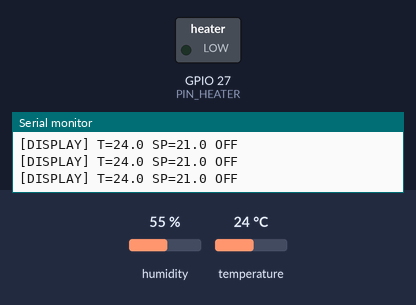
Bench run of a program on a simulated ESP32. Shown: switched loads named in the program (green lamp = pin HIGH), the last lines printed to the serial monitor. Wiring (inferred from the names in the program): AHT10/20 sensor at I2C address 0x38. Inputs (shaded band) come from the test bench; at power-on: temperature 24 °C, humidity 55 %.

Above: at 4.8 s.
4.9 s: temperature set to 20.8 °C
7.9 s: temperature set to 19.9 °C
At 9.3 s:
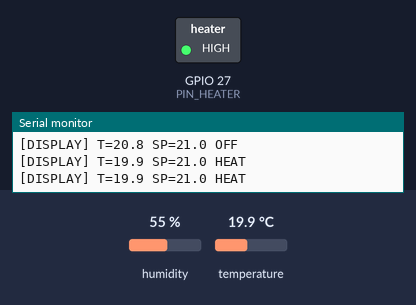
10.9 s: temperature set to 20.7 °C
13.9 s: temperature set to 21.8 °C
At 15.0 s:
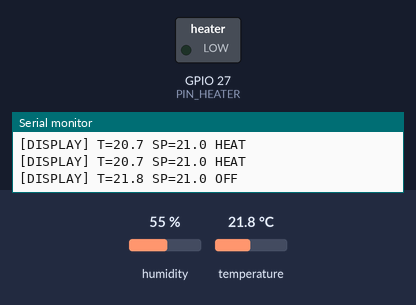
16.9 s: temperature set to 12 °C
At 19.3 s:
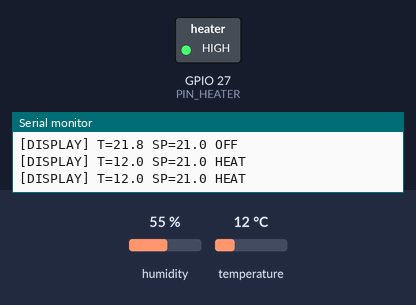
Timing chart, 0 to 20.8 s (numbered marks = the images above; inputs shaded):
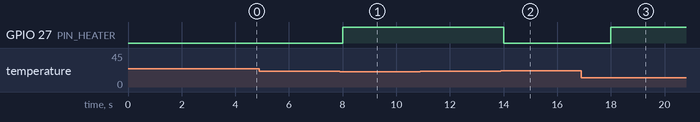

Measured:
- the behaviour switches between 20.5 and 20.4 °C on temperature (found by bisection; images 0 and 1)
- the behaviour switches between 21.4 and 21.5 °C on temperature (found by bisection; images 1 and 2)
- after the input at 7.9 s, GPIO 27 (PIN_HEATER): LOW → HIGH after 0.10 s
- after the input at 13.9 s, GPIO 27 (PIN_HEATER): HIGH → LOW after 0.10 s
- after the input at 16.9 s, GPIO 27 (PIN_HEATER): LOW → HIGH after 1.1 s

The program:

main.cpp
```cpp
/*
 * Homework 20 - Automation logic: sensor + feedback.
 *
 * AHT10 (I2C) + a heater actuator (MOSFET on GP27). The board keeps the
 * temperature inside a band around a setpoint by switching the heater.
 *
 * Non-blocking: all timing via millis(); no delay() in loop().
 *
 * The thermostat uses a named band constant and a fail-safe: if the sensor
 * stops answering, the heater is turned OFF and the fault is reported on
 * Serial and on the Nokia 5110 display.
 *
 * Wiring:
 *   AHT10  SDA GP4, SCL GP5
 *   Heater GP27 via MOSFET
 *   Nokia 5110: RST GP21, CE GP17, DC GP20, DIN GP19, CLK GP18
 */

#include <Arduino.h>
#include <Wire.h>
#include <stdint.h>
#include <stdio.h>

// ==================== Pins ====================
static const uint8_t PIN_AHT_SDA = 4;
static const uint8_t PIN_AHT_SCL = 5;
static const uint8_t PIN_HEATER  = 27;

// Nokia 5110 (software SPI)
static const uint8_t PIN_LCD_RST = 21;
static const uint8_t PIN_LCD_CE  = 17;
static const uint8_t PIN_LCD_DC  = 20;
static const uint8_t PIN_LCD_DIN = 19;
static const uint8_t PIN_LCD_CLK = 18;

// ==================== Thermostat constants ====================
static const float SP_MIN_C = 15.0f;
static const float SP_MAX_C = 30.0f;
static const float SP_DEFAULT_C = 21.0f;
static const float BAND_C = 0.5f;          // dead band
static const uint32_t SAMPLE_MS = 2000;    // sensor read period
static const uint32_t DISPLAY_MS = 1000;   // screen refresh period

// ==================== State ====================
enum class HeaterState : uint8_t { OFF, ON, FAULT };
static HeaterState heater = HeaterState::OFF;
static float setpoint_c = SP_DEFAULT_C;
static float temp_c = 0.0f;
static bool sensor_ok = false;

// ==================== AHT10 (minimal, no library) ====================
static bool ahtWrite(uint8_t cmd, const uint8_t *data, size_t n) {
    Wire.beginTransmission(0x38);
    Wire.write(cmd);
    for (size_t i = 0; i < n; i++) Wire.write(data[i]);
    return Wire.endTransmission() == 0;
}

static bool ahtInit() {
    // Soft reset
    ahtWrite(0xBA, NULL, 0);
    // Calibrate
    uint8_t cal[3] = {0x08, 0x00, 0x00};
    return ahtWrite(0xBE, cal, 3);
}

static bool ahtRead(float *t, float *h) {
    // Trigger measurement
    uint8_t trig[3] = {0x33, 0x00, 0x00};
    if (!ahtWrite(0xAC, trig, 3)) return false;
    // Non-blocking wait handled by caller; here we poll briefly
    // (in real code, schedule this via millis)
    for (int i = 0; i < 100; i++) {
        Wire.beginTransmission(0x38);
        if (Wire.endTransmission() != 0) return false;
        Wire.requestFrom(0x38, (uint8_t)7);
        if (Wire.available() >= 7) {
            uint8_t b[7];
            for (int j = 0; j < 7; j++) b[j] = Wire.read();
            if ((b[0] & 0x80) == 0) {
                uint32_t raw_h = ((uint32_t)b[1] << 12) | ((uint32_t)b[2] << 4) | (b[3] >> 4);
                uint32_t raw_t = (((uint32_t)b[3] & 0x0F) << 16) | ((uint32_t)b[4] << 8) | b[5];
                *h = (float)raw_h * 100.0f / 1048576.0f;
                *t = (float)raw_t * 200.0f / 1048576.0f - 50.0f;
                return true;
            }
        }
        // Small spin; real code would yield
        for (volatile int k = 0; k < 1000; k++) {}
    }
    return false;
}

// ==================== Heater control ====================
static void heaterOn()  { digitalWrite(PIN_HEATER, HIGH); heater = HeaterState::ON; }
static void heaterOff() { digitalWrite(PIN_HEATER, LOW);  heater = HeaterState::OFF; }

// ==================== Display stub ====================
static void displayUpdate(float t, float sp, HeaterState st) {
    Serial.printf("[DISPLAY] T=%.1f SP=%.1f %s\n",
                  t, sp,
                  st == HeaterState::ON ? "HEAT" :
                  st == HeaterState::FAULT ? "FAULT" : "OFF");
}

// ==================== Setup ====================
void setup() {
    Serial.begin(115200);
    pinMode(PIN_HEATER, OUTPUT);
    digitalWrite(PIN_HEATER, LOW);

    Wire.begin(PIN_AHT_SDA, PIN_AHT_SCL);
    sensor_ok = ahtInit();
    if (!sensor_ok) {
        Serial.println("AHT10 not found - fail-safe: heater OFF");
        heater = HeaterState::FAULT;
    }
    Serial.println("=== L20 Homework - Automation logic ===");
}

// ==================== Loop ====================
void loop() {
    static uint32_t last_sample = 0;
    static uint32_t last_display = 0;
    const uint32_t now = millis();

    // Periodic sensor read
    if (now - last_sample >= SAMPLE_MS) {
        last_sample = now;
        float t, h;
        if (ahtRead(&t, &h)) {
            temp_c = t;
            sensor_ok = true;
        } else {
            sensor_ok = false;
        }

        // Fail-safe: sensor missing -> heater OFF
        if (!sensor_ok) {
            heaterOff();
            heater = HeaterState::FAULT;
            Serial.println("sensor missing -> heater OFF");
        } else {
            // Thermostat decision with band
            if (temp_c < setpoint_c - BAND_C) heaterOn();
            else if (temp_c > setpoint_c + BAND_C) heaterOff();
            // else: keep current state (dead band)
        }
    }

    // Periodic display update
    if (now - last_display >= DISPLAY_MS) {
        last_display = now;
        displayUpdate(temp_c, setpoint_c, heater);
    }
}
```
